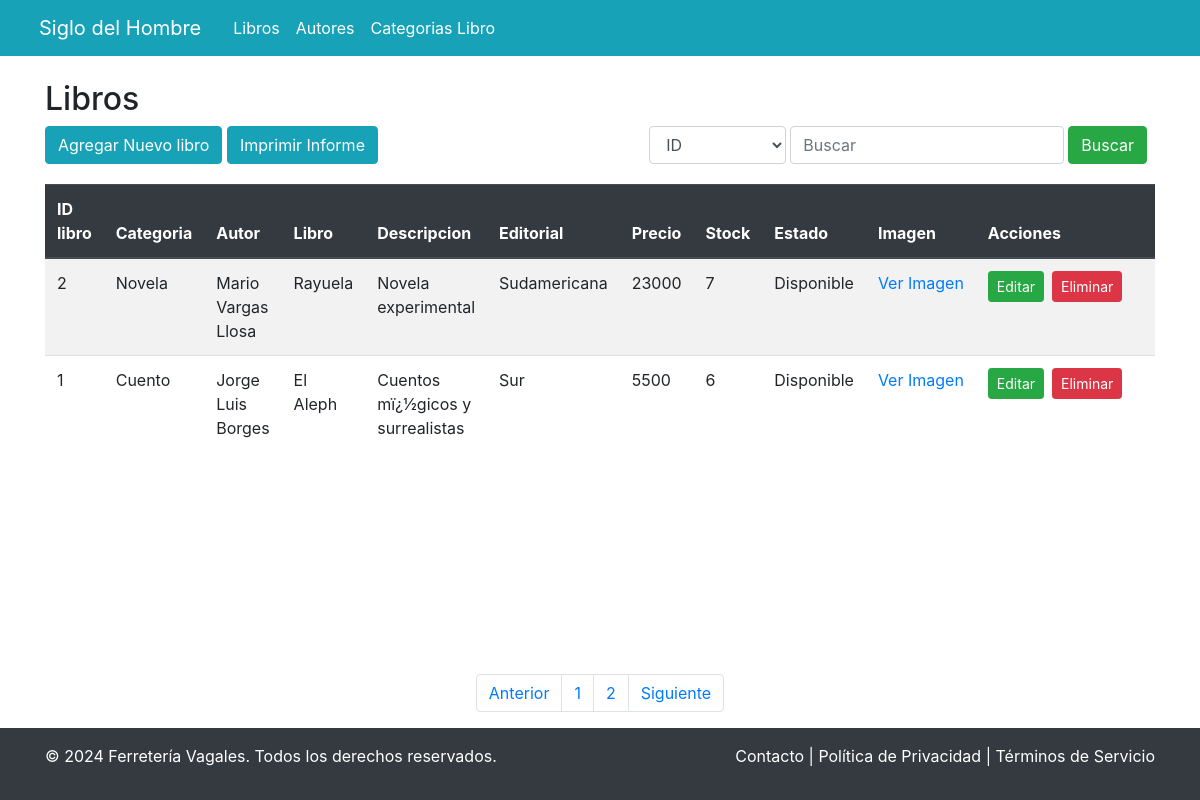
Page /libros/libro.php?page=2 on the earlier database version.
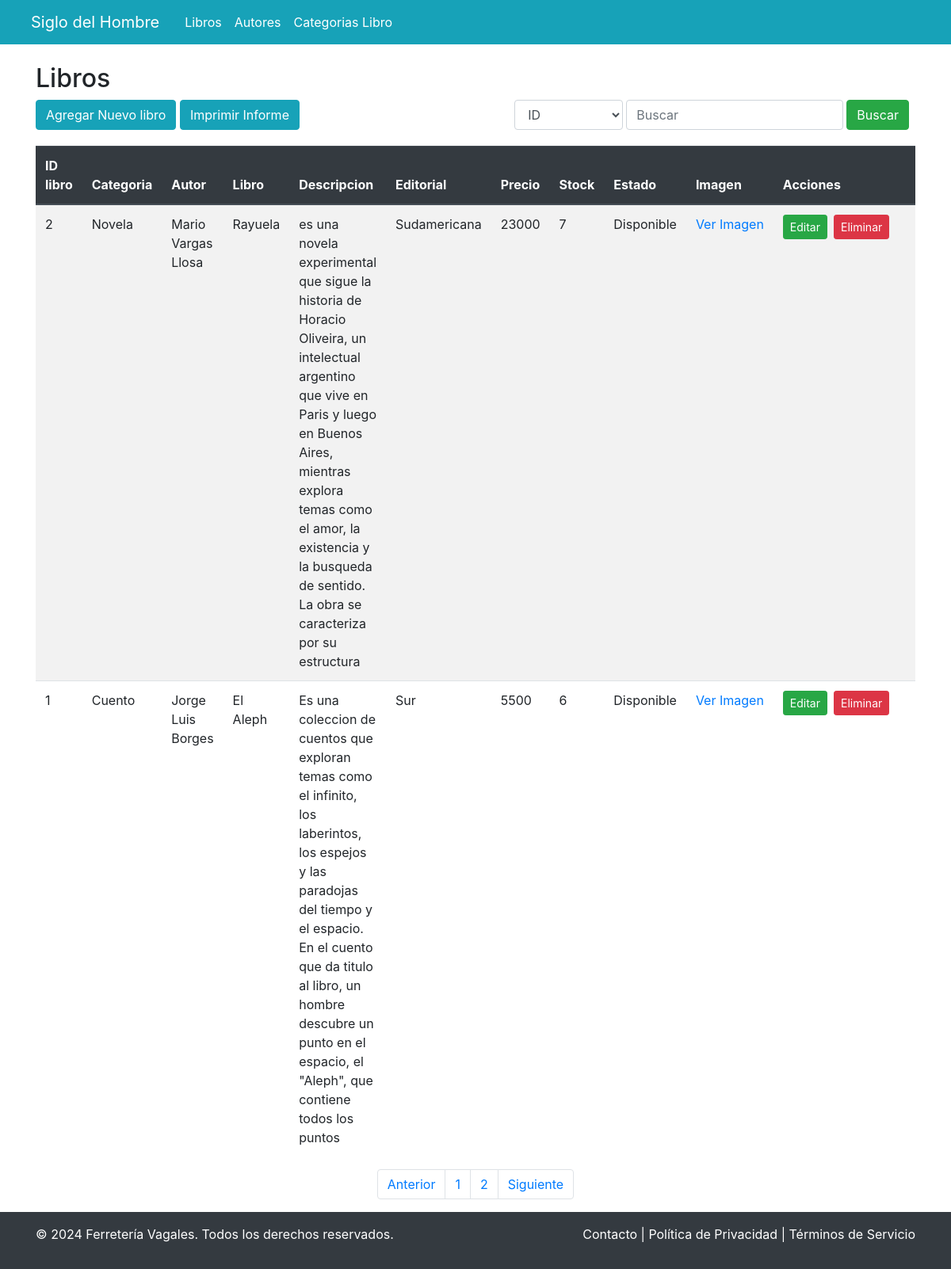
Same page on the later database version.
### tables this page shows
CREATE TABLE `libro` (
  `id_libro` int(11) NOT NULL,
  `titulo` varchar(255) NOT NULL,
  `descripcion` varchar(255) NOT NULL,
  `editorial` varchar(255) NOT NULL,
  `imagen` varchar(255) NOT NULL,
  `precio` int(11) NOT NULL,
  `id_categoria` int(11) NOT NULL,
  `id_autor` int(11) NOT NULL,
  `stock` int(11) NOT NULL,
  `estado` varchar(50) NOT NULL
);

CREATE TABLE `categoria` (
  `id_categoria` int(11) NOT NULL,
  `categoria` varchar(255) NOT NULL,
  `imagen` varchar(50) NOT NULL
);

CREATE TABLE `autor` (
  `id_autor` int(11) NOT NULL,
  `nombre` varchar(255) NOT NULL,
  `imagen` varchar(100) NOT NULL
);

### libros/libro.php (the view, shortened to what the changed rows need)
<!DOCTYPE html>
<html lang="es">
<head>
    <link rel="stylesheet" href="https://cdn.jsdelivr.net/npm/bootstrap@4.6.2/dist/css/bootstrap.min.css">
</head>
<body>
    <div class="d-flex flex-column min-vh-100">
        <main class="flex-fill">
            <div class="container mt-4">
                <h2>Libros</h2>
                <div>
                    <?php
                    require '../conexion.php';
                    if (isset($_GET['page'])){
                        $page = (int) $_GET['page'];
                        $page = (int) ($page - 1) * 10;
                        $sql = "SELECT libro.id_libro, categoria.categoria, autor.nombre, libro.titulo, libro.descripcion, libro.editorial, libro.precio, libro.imagen, libro.stock, libro.estado
                                FROM libro
                                INNER JOIN categoria ON libro.id_categoria=categoria.id_categoria
                                INNER JOIN autor ON libro.id_autor=autor.id_autor
                                ORDER by id_libro
                                DESC
                                LIMIT 10 OFFSET $page";
                    }else if (isset($_POST['search'])){
                        $by = $_POST['filtro'];
                        $search = $_POST['search'];
                        if ($by == 'autor'){
                            $by = 'autor.nombre';
                        }else if ($by == 'categoria')
                            $by = 'categoria.' . $by;
                        else{
                            $by = 'libro.' . $by;
                        }
                        $sql = "SELECT libro.id_libro, categoria.categoria, autor.nombre, libro.titulo, libro.descripcion, libro.editorial, libro.precio, libro.imagen, libro.stock, libro.estado
                                FROM libro
                                INNER JOIN categoria ON libro.id_categoria=categoria.id_categoria
                                INNER JOIN autor ON libro.id_autor=autor.id_autor
                                WHERE $by LIKE '%$search%'
                                ORDER by id_libro
                                DESC
                                LIMIT 10";
                    }
                    $result = $mysqli->query($sql);
                    if (!$result) {
                        echo "<div class='alert alert-danger'>Error en la consulta: " . $mysqli->error . "</div>";
                    } else {
                        if ($result->num_rows > 0) {
                            echo '<table class="table table-striped">
                                    <thead class="thead-dark">
                                        <tr>
                                          <th scope="col">ID libro</th>
                                          <th scope="col">Categoria</th>
                                          <th scope="col">Autor</th>
                                          <th scope="col">Libro</th>
                                          <th scope="col">Descripcion</th>
                                          <th scope="col">Editorial</th>
                                          <th scope="col">Precio</th>
                                          <th scope="col">Stock</th>
                                          <th scope="col">Estado</th>
                                          <th scope="col" class="image-column">Imagen</th>
                                          <th scope="col" style="width: 200px">Acciones</th>
                                        </tr>
                                    </thead>
                                    <tbody>';
                            while ($row = $result->fetch_assoc()) {
                                echo '<tr>
                                        <td>' . htmlspecialchars($row["id_libro"]) . '</td>
                                        <td>' . htmlspecialchars($row["categoria"]) . '</td>
                                        <td>' . htmlspecialchars($row["nombre"]) . '</td>
                                        <td>' . htmlspecialchars($row["titulo"]) . '</td>
                                        <td>' . htmlspecialchars($row["descripcion"]) . '</td>
                                        <td>' . htmlspecialchars($row["editorial"]) . '</td>
                                        <td>' . htmlspecialchars($row["precio"]) . '</td>
                                        <td>' . htmlspecialchars($row["stock"]) . '</td>
                                        <td>' . htmlspecialchars($row["estado"]) . '</td>
                                        <td class="image-column">
                                            <a href="' . htmlspecialchars($row["imagen"]) . '" target="_blank">
                                                Ver Imagen
                                            </a>
                                        </td>
                                        <td>
                                            <div class="d-flex justify-content-start">
                                                <a href="editar.libro.php?id=' . urlencode($row["id_libro"]) . '" class="btn btn-success btn-sm mr-2">Editar</a>
                                                <a href="eliminar.libro.php?id=' . urlencode($row["id_libro"]) . '" class="btn btn-danger btn-sm">Eliminar</a>
                                            </div>
                                        </td>
                                    </tr>';
                            }
                            echo '</tbody></table>';
                        } else {
                            echo "<div class='alert alert-info'>No hay registros de libros.</div>";
                        }
                    }
                    ?>
                </div>
            </div>
        </main>
    </div>
</body>
</html>

Differences in the rows shown:
changed libro "Rayuela": descripcion "Novela experimental" → "es una novela experimental que sigue la historia de Horacio Oliveira, un intelectual argentino que vive en Paris y luego en Buenos Aires, mientras explora temas como el amor, la existencia y la busqueda de sentido. La obra se caracteriza por su estructura"
changed libro "El Aleph": descripcion "Cuentos mï¿½gicos y surrealistas" → "Es una coleccion de cuentos que exploran temas como el infinito, los laberintos, los espejos y las paradojas del tiempo y el espacio. En el cuento que da titulo al libro, un hombre descubre un punto en el espacio, el \"Aleph\", que contiene todos los puntos"
